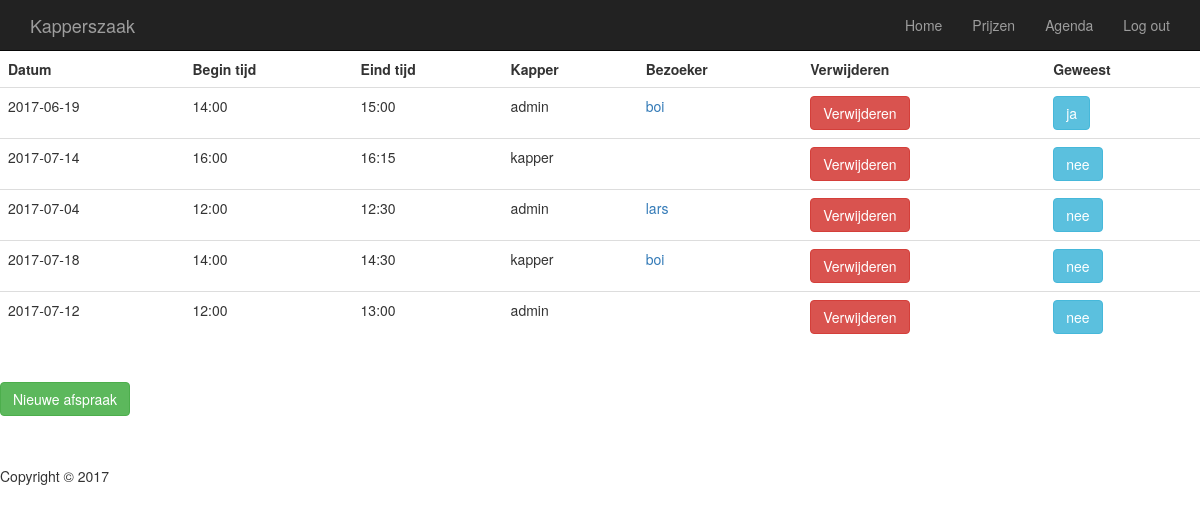
The page /agenda/index (signed in) on the database its author committed.
### tables this page shows
CREATE TABLE IF NOT EXISTS `agenda` (
  `id` int(11) NOT NULL AUTO_INCREMENT,
  `date` date NOT NULL,
  `start_time` varchar(255) NOT NULL,
  `end_time` varchar(255) NOT NULL,
  `employ_id` int(11) NOT NULL,
  `customer_id` int(11) NOT NULL,
  `been_there` varchar(255) NOT NULL,
  PRIMARY KEY (`id`)
);

CREATE TABLE IF NOT EXISTS `users` (
  `id` int(11) NOT NULL AUTO_INCREMENT,
  `username` varchar(255) NOT NULL,
  `password` varchar(255) NOT NULL,
  `email` varchar(45) NOT NULL,
  `address` varchar(45) NOT NULL,
  `postalcode` varchar(45) NOT NULL,
  `city` varchar(45) NOT NULL,
  `phonenumber` varchar(20) NOT NULL,
  `is_admin` int(11) NOT NULL,
  PRIMARY KEY (`id`)
);

### core/core.php (called while the page is built, shortened)
<?php
function render($filename, $data = null)
{
	require(ROOT . 'view/templates/header.php');
	require(ROOT . 'view/' . $filename . '.php');
	require(ROOT . 'view/templates/footer.php');
}

### public/index.php (called while the page is built, shortened)
<?php
require(ROOT . "core/core.php");
route();

### model/AgendaModel.php (called while the page is built, shortened)
<?php
function getAllAppointments(){
	$db = openDatabaseConnection();
	$sql = "SELECT agenda.id, agenda.date, agenda.start_time, agenda.end_time, agenda.customer_id, agenda.been_there, `emp`.username as kapper, `cust`.username as klant
	FROM agenda
	LEFT JOIN users as `emp` ON agenda.employ_id = `emp`.id
    LEFT JOIN users as `cust` ON agenda.customer_id = `cust`.id
	";
	$query = $db->prepare($sql);
	$query->execute();
	return $query->fetchAll();
}

### view/agenda/index.php (the view, shortened to what this page needs)
<table class="table">
    <tr>
      <th>Datum</th>
      <th>Begin tijd</th>
      <th>Eind tijd</th>
      <th>Kapper</th>
      <th>Bezoeker</th>
      <?php
	if (isset($_SESSION['username'])){
	if ($_SESSION['is_admin'] == 1){
 ?>
 <th>Verwijderen</th>
<?php } } ?>
      <th>Geweest</th>
    </tr>
    <?php foreach ($appointments as $appointment) { ?>
    <tr>
      <td><?= $appointment['date']; ?></td>
      <td><?= $appointment['start_time']; ?></td>
      <td><?= $appointment['end_time']; ?></td>
      <td><?= $appointment['kapper']; ?></td>
      <td><a href="<?= URL ?>agenda/showUser/<?= $appointment['customer_id'] ?>"><?= $appointment['klant']; ?></a></td>
    <?php
	if (isset($_SESSION['username'])){
	if ($_SESSION['is_admin'] == 1){
 ?>
      <td><a href="<?= URL ?>agenda/deleteAppointment/<?= $appointment['id'] ?>"><button type="button" class="btn btn-danger">Verwijderen</button></a></td>
 <?php } } ?>
      <td><a href="<?= URL ?>agenda/beenthere/<?= $appointment['id'] ?>"><button type="button" class="btn btn-info"><?= $appointment['been_there']; ?></button></a></td>
    </tr>
<?php } ?>
</table>
<?php
if (isset($_SESSION['username'])){
	if ($_SESSION['is_admin'] == 1){
 ?>
<br/>
<a href="<?= URL ?>agenda/create"><button type="button" class="btn btn-success">Nieuwe afspraak</button></a>
<?php
}
}
?>

### public/css/modern-business.css (style rules this page uses)
html, body { height: 100%; }
body { padding-top: 50px; }

### rows shown on the page
agenda: date "2017-06-19", start_time "14:00", end_time "15:00", users.username "admin", users.username "boi", been_there "ja"
agenda: date "2017-07-14", start_time "16:00", end_time "16:15", users.username "kapper", been_there "nee"
agenda: date "2017-07-04", start_time "12:00", end_time "12:30", users.username "admin", users.username "lars", been_there "nee"
agenda: date "2017-07-18", start_time "14:00", end_time "14:30", users.username "kapper", users.username "boi", been_there "nee"
agenda: date "2017-07-12", start_time "12:00", end_time "13:00", users.username "admin", been_there "nee"
